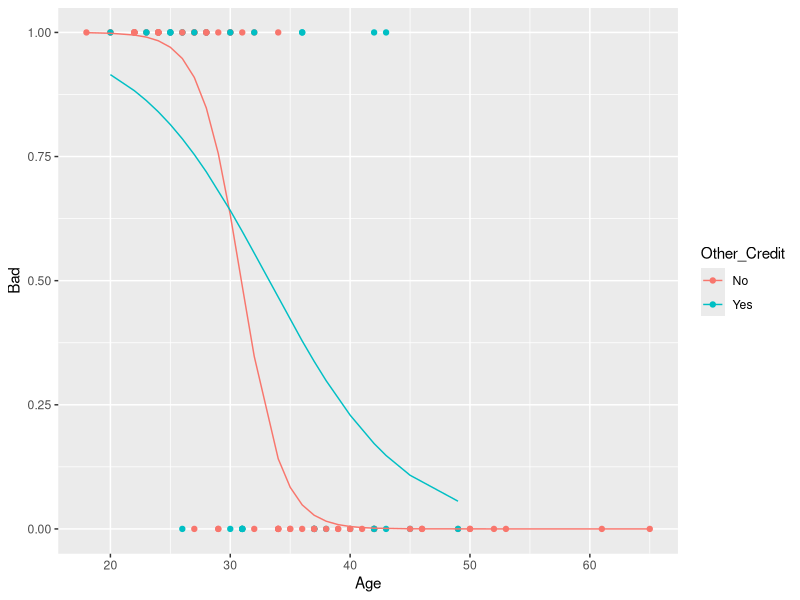

Reproduce this figure in R.
## ---- chunk 1
# Include setup
library(tidyverse)
library(ggfortify)
library(knitr)

knitr::opts_chunk$set(
  echo = FALSE, fig.align = "center"
)

hook_output <- knit_hooks$get("output")
knit_hooks$set(output = function(x, options) {
  lines <- options$output.lines
  if (is.null(lines)) {
    return(hook_output(x, options))  # pass to default hook
  }
  x <- unlist(strsplit(x, "\n"))
  more <- "..."
  if (length(lines) == 1) {        # first n lines
    if (length(x) > lines) {
      # truncate the output, but add ....
      x <- c(head(x, lines), more)
    }
  } else {
    x <- c(more, x[lines], more)
  }
  # paste these lines together
  x <- paste(c(x, ""), collapse = "\n")
  hook_output(x, options)
})
## ---- chunk 2
banco = read.csv("week_09_docs/banco.csv")
options(scipen = 999)
library(tidyverse)
## ---- chunk 3
banco = banco %>% 
  mutate(Bad = ifelse(Status== "Bad", 1, 0))
## ---- chunk 4
glm1 = glm(Bad ~ Age*Other_Credit, data  = banco, family = "binomial")
summary(glm1)
## ---- chunk 5
ggplot(banco, aes(x = Age, y = Bad, col = Other_Credit)) +
  geom_point() +
  geom_line(aes(x = Age, y = predict(glm1, type = "response")))
## ---- chunk 6
predict(glm1, list(Age = 35, Other_Credit = "Yes"))
## ---- chunk 7
exp(predict(glm1, list(Age = 35, Other_Credit = "Yes")))
## ---- chunk 8
predict(glm1, list(Age = 35, Other_Credit = "Yes"), type = "response")
## ---- chunk 9
banco = banco %>% 
  mutate(predict.Status = ifelse(predict(glm1, type = "response")>=0.5,"Bad","No"))
## ---- chunk 10
xtabs(~predict.Status+Status, data = banco) %>% 
  addmargins()
## ---- chunk 11
xtabs(~Status, data = banco) %>% 
  prop.table()
